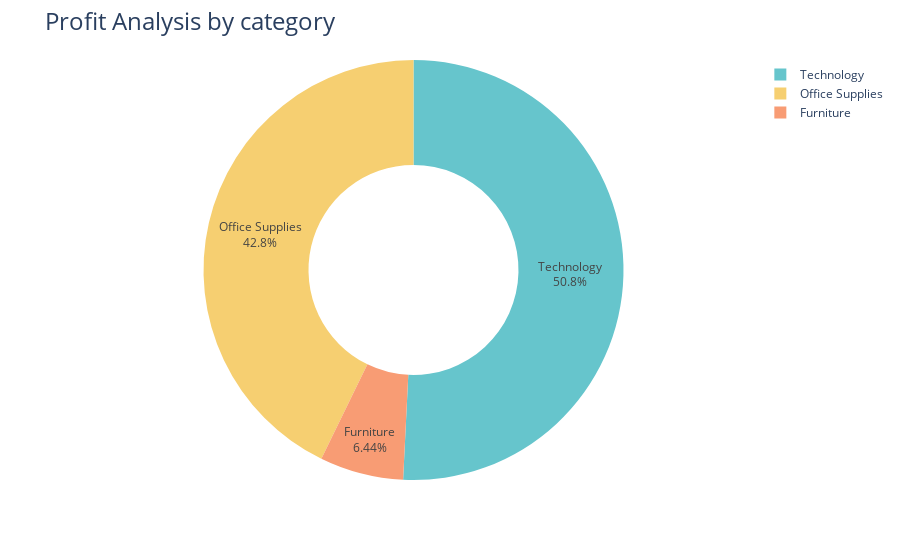

This figure's notebook cell:
### Code cell
fig= px.pie(profit_by_category,
           values='Profit',
           names='Category',
           hole=0.5,
           color_discrete_sequence=px.colors.qualitative.Pastel)
fig.update_traces(textposition='inside',textinfo='percent+label')
fig.update_layout(title_text="Profit Analysis by category",title_font=dict(size=24))

fig.show()

### Figure 1 — Plotly figure (JSON) as saved in the notebook; plotly's stock layout.template omitted (floating-point values rounded to 4 significant figures)
{"data": [{"domain": {"x": [0, 1], "y": [0, 1]}, "hole": 0.5, "hovertemplate": "Category=%{label}<br>Profit=%{value}<extra></extra>", "labels": ["Furniture", "Office Supplies", "Technology"], "legendgroup": "", "name": "", "showlegend": true, "textinfo": "percent+label", "textposition": "inside", "type": "pie", "values": [18450.0, 122500.0, 145500.0]}], "layout": {"autosize": true, "legend": {"tracegroupgap": 0}, "margin": {"t": 60}, "piecolorway": ["rgb(102, 197, 204)", "rgb(246, 207, 113)", "rgb(248, 156, 116)", "rgb(220, 176, 242)", "rgb(135, 197, 95)", "rgb(158, 185, 243)", "rgb(254, 136, 177)", "rgb(201, 219, 116)", "rgb(139, 224, 164)", "rgb(180, 151, 231)", "rgb(179, 179, 179)"], "title": {"font": {"size": 24}, "text": "Profit Analysis by category"}}}
